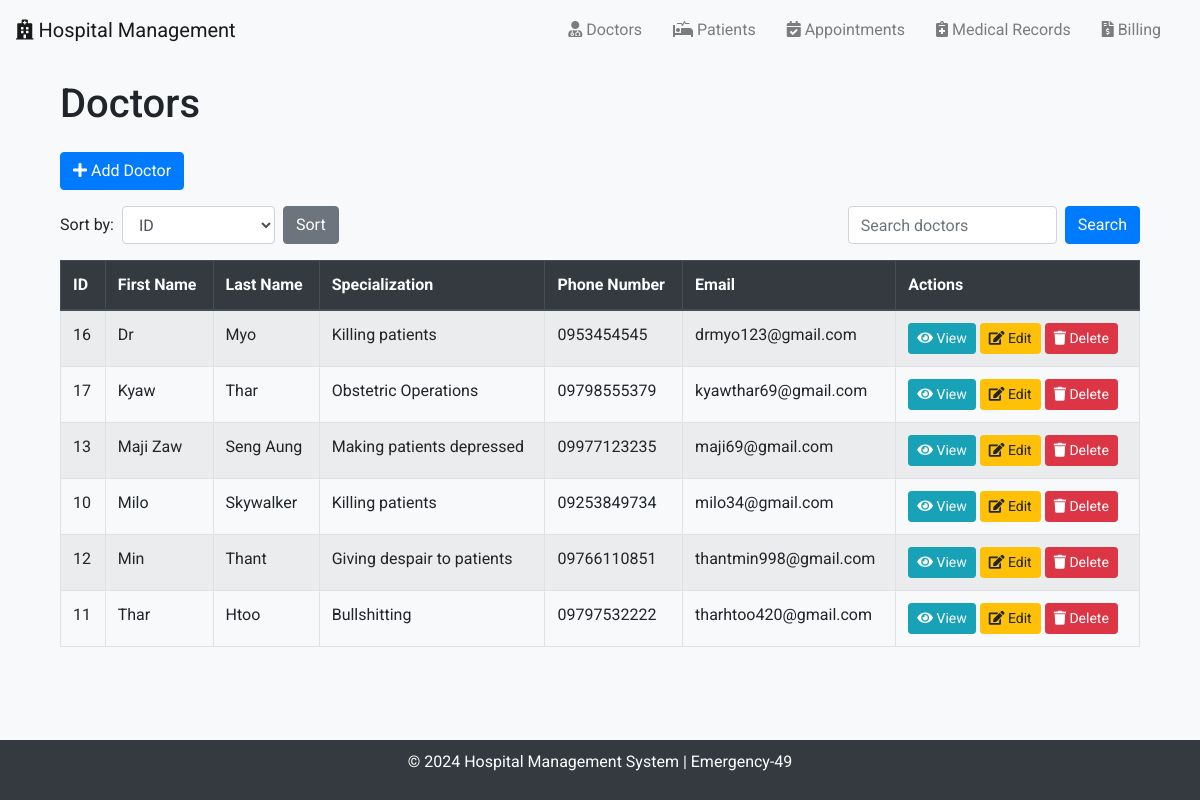
The app's page /doctors/ with its own data.
### emergency_49/models.py (models this page shows, shortened)
class Doctor(models.Model):
    first_name = models.CharField(max_length=50)
    last_name = models.CharField(max_length=50)
    specialization = models.CharField(max_length=100)
    phone_number = models.CharField(max_length=15, unique=True)
    email = models.EmailField(unique=True)

### emergency_49/views.py (the view, shortened to what this page needs)
# urls.py: path('doctors/', DoctorListView.as_view(), name='doctor_list'),
class DoctorListView(ListView):
    model = Doctor
    template_name = 'doctor_list.html'
    context_object_name = 'doctors'
    def get_queryset(self):
        queryset = super().get_queryset()
        sort_by = self.request.GET.get('sort', 'first_name')
        search_query = self.request.GET.get('search', '').strip()
        queryset_list = list(queryset)
        sorted_doctors = quicksort(queryset_list, key=lambda x: getattr(x, sort_by))
        if search_query:
            result = binary_search(sorted_doctors, search_query, 'first_name')
        return sorted_doctors

### emergency_49/utils.py (called while the page is built)
def quicksort(arr, key=lambda x: x):
    if len(arr) <= 1:
        return arr
    else:
        pivot = arr[0]
        left = [x for x in arr[1:] if key(x) < key(pivot)]
        right = [x for x in arr[1:] if key(x) >= key(pivot)]
        return quicksort(left, key) + [pivot] + quicksort(right, key)

### emergency_49/templates/doctor_list.html (shortened to what this page needs)
{% extends 'base.html' %}
{% block content %}
<div class="container">
    <h1 class="mb-4">Doctors</h1>
    <a href="{% url 'doctor_add' %}" class="btn btn-primary mb-3">
        <i class="fas fa-plus"></i> Add Doctor
    </a>
    <div class="mb-3">
        <form method="GET" class="form-inline d-flex justify-content-between">
            <div class="form-group">
                <label for="sort" class="mr-2">Sort by:</label>
                <select name="sort" id="sort" class="form-control mr-2">
                    <option value="id" {% if request.GET.sort == "id" %}selected{% endif %}>ID</option>
                </select>
                <button type="submit" name="action" value="sort" class="btn btn-secondary">Sort</button>
            </div>
            <div class="form-group ml-auto">
                <input type="text" name="search" value="{{ request.GET.search }}" class="form-control mr-2" placeholder="Search doctors">
                <button type="submit" name="action" value="search" class="btn btn-primary">Search</button>
            </div>
        </form>
    </div>
    <table class="table table-bordered table-striped">
        <thead class="thead-dark">
            <tr>
                <th>ID</th>
                <th>First Name</th>
                <th>Last Name</th>
                <th>Specialization</th>
                <th>Phone Number</th>
                <th>Email</th>
                <th>Actions</th>
            </tr>
        </thead>
        <tbody>
            {% for doctor in object_list %}
            <tr>
                <td>{{ doctor.id }}</td>
                <td>{{ doctor.first_name }}</td>
                <td>{{ doctor.last_name }}</td>
                <td>{{ doctor.specialization }}</td>
                <td>{{ doctor.phone_number }}</td>
                <td>{{ doctor.email }}</td>
                <td>
                    <a href="{% url 'doctor_detail' doctor.pk %}" class="btn btn-info btn-sm"><i class="fas fa-eye"></i> View</a>
                    <a href="{% url 'doctor_edit' doctor.pk %}" class="btn btn-warning btn-sm"><i class="fas fa-edit"></i> Edit</a>
                    <a href="{% url 'doctor_delete' doctor.pk %}" class="btn btn-danger btn-sm"><i class="fas fa-trash"></i> Delete</a>
                </td>
            </tr>
            {% empty %}
            <tr>
                <td colspan="7" class="text-center">No doctors available.</td>
            </tr>
            {% endfor %}
        </tbody>
    </table>
</div>
{% endblock %}

### emergency_49/templates/base.html (shortened to what this page needs)
<!DOCTYPE html>
<html lang="en">
<head>
    <link rel="stylesheet" href="https://stackpath.bootstrapcdn.com/bootstrap/4.5.2/css/bootstrap.min.css">
    <link rel="stylesheet" href="https://cdnjs.cloudflare.com/ajax/libs/font-awesome/5.15.3/css/all.min.css">
</head>
<body>
    <nav class="navbar navbar-expand-lg navbar-light bg-light">
        <a class="navbar-brand" href="#">
            <i class="fas fa-hospital"></i> Hospital Management
        </a>
        <div class="collapse navbar-collapse" id="navbarNav">
            <ul class="navbar-nav ml-auto">
                <li class="nav-item">
                    <a class="nav-link" href="{% url 'doctor_list' %}"><i class="fas fa-user-md"></i> Doctors</a>
                </li>
                <li class="nav-item">
                    <a class="nav-link" href="{% url 'patient_list' %}"><i class="fas fa-procedures"></i> Patients</a>
                </li>
                <li class="nav-item">
                    <a class="nav-link" href="{% url 'appointment_list' %}"><i class="fas fa-calendar-check"></i> Appointments</a>
                </li>
                <li class="nav-item">
                    <a class="nav-link" href="{% url 'medical_record_list' %}"><i class="fas fa-notes-medical"></i> Medical Records</a>
                </li>
                <li class="nav-item">
                    <a class="nav-link" href="{% url 'billing_list' %}"><i class="fas fa-file-invoice-dollar"></i> Billing</a>
                </li>
            </ul>
        </div>
    </nav>
    <div class="container">
        {% block content %}
        {% endblock %}
    </div>
    <div class="footer">
        <p>&copy; 2024 Hospital Management System | Emergency-49</p>
    </div>
</body>
</html>

### emergency_49/templates/base.html (style rules this page uses)
body { font-family: 'Roboto', sans-serif; background-color: #f8f9fa; }
.navbar { margin-bottom: 20px; height: 60px; }
.navbar-nav .nav-item { margin-right: 15px; }
.footer { background-color: #343a40; color: white; padding: 10px 0; text-align: center; position: fixed; bottom: 0; width: 100%; }
.container { margin-top: 20px; }

### records on screen
Doctor: id "16", first_name "Dr", last_name "Myo", specialization "Killing patients", phone_number "0953454545", email "drmyo123@gmail.com"
Doctor: id "17", first_name "Kyaw", last_name "Thar", specialization "Obstetric Operations", phone_number "09798555379", email "kyawthar69@gmail.com"
Doctor: id "13", first_name "Maji Zaw", last_name "Seng Aung", specialization "Making patients depressed", phone_number "09977123235", email "maji69@gmail.com"
Doctor: id "10", first_name "Milo", last_name "Skywalker", specialization "Killing patients", phone_number "09253849734", email "milo34@gmail.com"
Doctor: id "12", first_name "Min", last_name "Thant", specialization "Giving despair to patients", phone_number "09766110851", email "thantmin998@gmail.com"
Doctor: id "11", first_name "Thar", last_name "Htoo", specialization "Bullshitting", phone_number "09797532222", email "tharhtoo420@gmail.com"
